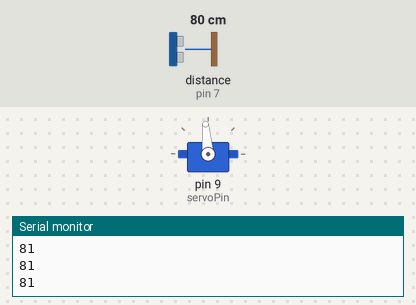
Simulated run of this sketch. Board: Arduino Uno, built with avr-gcc and run on an emulated ATmega328P. Parts: servo, the last lines printed to the serial monitor. The test bench sets the inputs (shaded band); at power-on: distance to the obstacle (sensor on pin 7) 80 cm. The echo pulse lasts 58.3 µs per cm.

Above: at 1.2 s.
1.3 s: distance to the obstacle (sensor on pin 7) set to 11 cm
2.8 s: distance to the obstacle (sensor on pin 7) set to 8 cm
At 4.0 s:
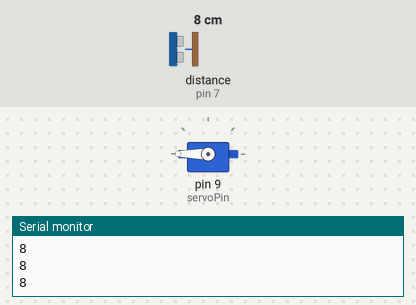
4.3 s: distance to the obstacle (sensor on pin 7) set to 18 cm
At 5.5 s:
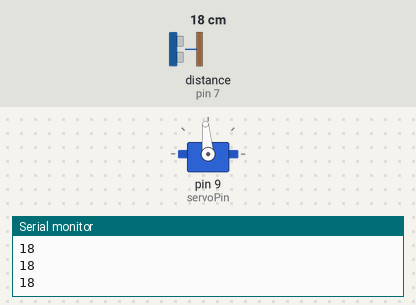
5.8 s: distance to the obstacle (sensor on pin 7) set to 2 cm
At 6.5 s:
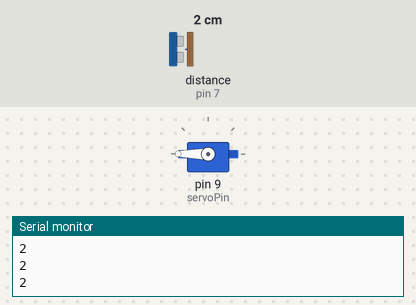
Timing chart, 0 to 8.3 s (numbered marks = the images above; inputs shaded):
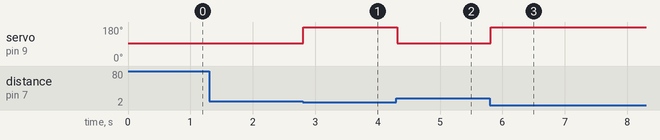

The sketch:

New_Ping.ino
```cpp
#include <Servo.h>

#include <NewPing.h>


int trigPin = 8;
int echoPin = 7;
int maxDist = 200;

long duration;
int cm;

Servo myServo;
int servoPin = 9;

NewPing myHCSR04(trigPin, echoPin, maxDist);


void setup(){
	pinMode(trigPin, OUTPUT);
	pinMode(echoPin, INPUT);
	Serial.begin(9600);
	myServo.attach(servoPin);
}


void loop(){
	cm = myHCSR04.ping_cm();
	if (cm != 0 && cm <150){
		if(cm < 10){
			moveServo();
		}
		else{
		stopServo();
		}
	Serial.println(cm);
	}
	delay(10);
}


void moveServo(){
	myServo.write(180);
}


void stopServo(){
	myServo.write(95);
}
```

Measured:
- the behaviour switches between 10 and 9 cm on distance to the obstacle (sensor on pin 7) (found by bisection; images 0 and 1)
- after the input at 2.8 s, servo on pin 9 (servoPin): 95° → 180° at once
- after the input at 4.3 s, servo on pin 9 (servoPin): 180° → 95° at once
- after the input at 5.8 s, servo on pin 9 (servoPin): 95° → 180° at once
